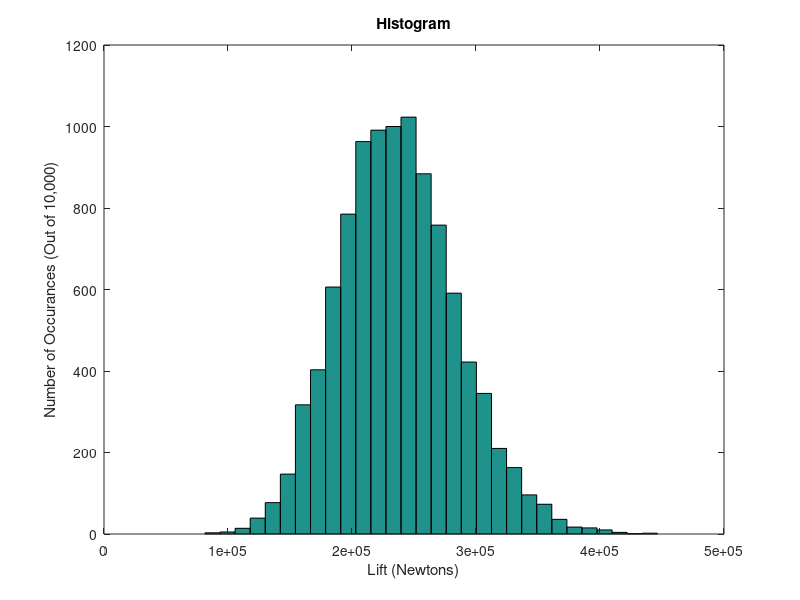
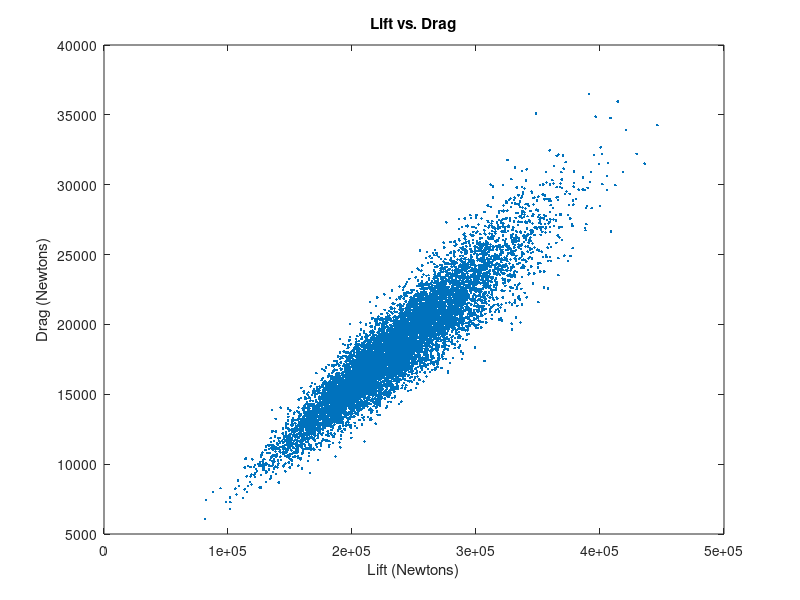

These figures' MATLAB source, in order:
%%%%%%%%%%%%%%%%%%%%%%%%%%%%%%%%%%%%%%%%%%%%%%%%%%%%%%%%%%%%%%%%%%%%%%%%%%%%%%%%%%%
% CODE CHALLENGE 3 - Monte Carlo Analysis
%
% The purpose of this challenge is to perform a Monte-Carlo analysis on the
% lift generated by an aircraft.  The aircraft has the following
% characteristics:
%   Wing surface area, S = 80 m^2
%   Lift coefficient, C_L = 0.90 +- 0.03
%
% And is flying under the following conditions
%   Air density, rho = 0.653 kg/m^3
%   Airspeed, V = 100 +- 10 m/s
%
% ---------------------------------------------------------------------------------
%
% To complete the challenge, execute the following steps:
% 1) Sample S, C_L, rho, and V 10,000 times.
% 2) Calculate lift in kilonewtons for each of the 10,000 samplings/simulations.
% 3) Calculate the best estimate and error for lift and report it to the
% command window using appropriate significant figures.
% 4) Plot a histogram of L.
% E1) Calculate drag in kilonewtons for each of the 10,000
% samplings/simulations.
% E2) Make a scatterplot of Lift vs Drag.
%
% NOTE: DO NOT change any variable names already present in the code.
% 
% Upload your team's script to Canvas when complete.
% 
% NAME YOUR FILE AS Challenge3_S{section number}_{group number}.m 
%   Ex: Section 1 Group 23's file is: Challenge3_S1_23.m
%   Ex: Section 2 Group 5's file is:  Challenge3_S2_05.m
%
% STUDENT TEAMMATES
% 1) Henry Meyerson
% 2) Holland Morris
% 3) David Shaw
% 4) 
% 
% CHALLENGE AUTHOR
% Joshua Kirby
%%%%%%%%%%%%%%%%%%%%%%%%%%%%%%%%%%%%%%%%%%%%%%%%%%%%%%%%%%%%%%%%%%%%%%%%%%%%%%%%%%%

% Housekeeping (Please don't "clear all" or "clearvars", it makes grading difficult)
close all   % Close all open figure windows
clc         % Clear the command window

% 1) Sample S, C_L, rho, and V 10,000 times
% (i.e. the S variable should contain 10000 samples of the wing surface area)
N = 1e04;
S = 80;
C_L = 0.9+0.03*randn(N,1);
rho = 0.653;
V = 100+10*randn(N,1);

% 2) Calculate lift in kilonewtons for each of the 10,000 samplings/simulations.
% Given that the equation for lift is:
%       L = 0.5 * rho * V^2 * C_L * S (Newtons)
L = 0.5 * rho .* V.^2 .*C_L * S;

% 3) Calculate the best estimate and error for lift and report it to the
% command window using appropriate significant figures.
L_best = mean(L);
L_err  = std(L);

fprintf('Lift= %.2f +/- %.2f \n',L_best,L_err)

% 4) Plot a histogram (use the "histogram" command) of L with 30 bins.  Add
% annotations and labels for style points!
figure
hist(L,30);
title('Histogram')
ylabel('Number of Occurances (Out of 10,000)')
xlabel('Lift (Newtons)')

% E1) Calculate drag in kilonewtons for each of the 10,000
% samplings/simulations, given that the equation for drag is:
%       D = 0.5 * rho * V^2 * C_D * S (Newtons)
% and that C_D = 0.070 +- 0.005
C_D = 0.070+ 0.005*randn(N,1); 
D = 0.5 .* rho .* V.^2 .* C_D .* S;

% E2) Make a scatterplot of Lift vs Drag.
%
% Think about the following (no work to do):
%     - Why do you think the points are spread into an ellipse and not a
%     circle?
%     - What is the significance of the general trend/slope of the data?
%     - How could this sort of analysis be useful when dealing with more
%     complicated systems and equations?
figure
plot(L,D,'.');
title('Lift vs. Drag')
xlabel('Lift (Newtons)')
ylabel('Drag (Newtons)')



















